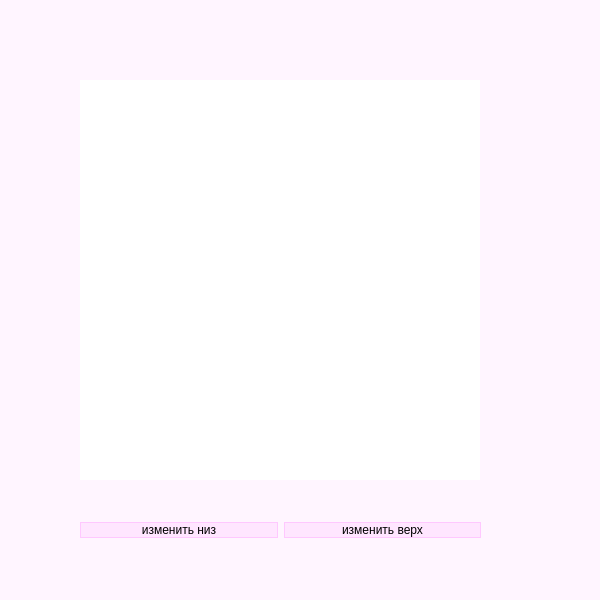
<?xml version="1.0" encoding="UTF-8"?>
<ui version="4.0">
 <class>Examples</class>
 <widget class="QDialog" name="Examples">
  <property name="geometry">
   <rect>
    <x>0</x>
    <y>0</y>
    <width>600</width>
    <height>600</height>
   </rect>
  </property>
  <property name="minimumSize">
   <size>
    <width>600</width>
    <height>600</height>
   </size>
  </property>
  <property name="maximumSize">
   <size>
    <width>600</width>
    <height>600</height>
   </size>
  </property>
  <property name="windowTitle">
   <string>Examples</string>
  </property>
  <property name="styleSheet">
   <string notr="true">QDialog{
background-color:rgb(255, 245, 255)
}</string>
  </property>
  <widget class="QLabel" name="showTop">
   <property name="geometry">
    <rect>
     <x>80</x>
     <y>80</y>
     <width>400</width>
     <height>170</height>
    </rect>
   </property>
   <property name="minimumSize">
    <size>
     <width>400</width>
     <height>170</height>
    </size>
   </property>
   <property name="maximumSize">
    <size>
     <width>400</width>
     <height>170</height>
    </size>
   </property>
   <property name="styleSheet">
    <string notr="true">QLabel{
background: rgb(255, 255, 255)
}</string>
   </property>
   <property name="text">
    <string/>
   </property>
  </widget>
  <widget class="QLabel" name="showBottom">
   <property name="geometry">
    <rect>
     <x>80</x>
     <y>250</y>
     <width>400</width>
     <height>230</height>
    </rect>
   </property>
   <property name="minimumSize">
    <size>
     <width>400</width>
     <height>230</height>
    </size>
   </property>
   <property name="maximumSize">
    <size>
     <width>400</width>
     <height>230</height>
    </size>
   </property>
   <property name="styleSheet">
    <string notr="true">QLabel{
background: rgb(255, 255, 255)
}</string>
   </property>
   <property name="text">
    <string/>
   </property>
  </widget>
  <widget class="QWidget" name="horizontalLayoutWidget">
   <property name="geometry">
    <rect>
     <x>80</x>
     <y>490</y>
     <width>401</width>
     <height>80</height>
    </rect>
   </property>
   <layout class="QHBoxLayout" name="horizontalLayout">
    <item>
     <widget class="QPushButton" name="changeBottomButton">
      <property name="styleSheet">
       <string notr="true">QPushButton{
	background-color:rgb(255, 230, 255);
	border:1px solid rgb(255, 200, 255);
}
QPushButton::hover{
	background-color:rgb(255, 210, 255);
}</string>
      </property>
      <property name="text">
       <string>изменить низ</string>
      </property>
     </widget>
    </item>
    <item>
     <widget class="QPushButton" name="changeTopButton">
      <property name="styleSheet">
       <string notr="true">QPushButton{
	background-color:rgb(255, 230, 255);
	border:1px solid rgb(255, 200, 255);
}
QPushButton::hover{
	background-color:rgb(255, 210, 255);
}</string>
      </property>
      <property name="text">
       <string>изменить верх</string>
      </property>
     </widget>
    </item>
   </layout>
  </widget>
 </widget>
 <resources/>
 <connections/>
</ui>
